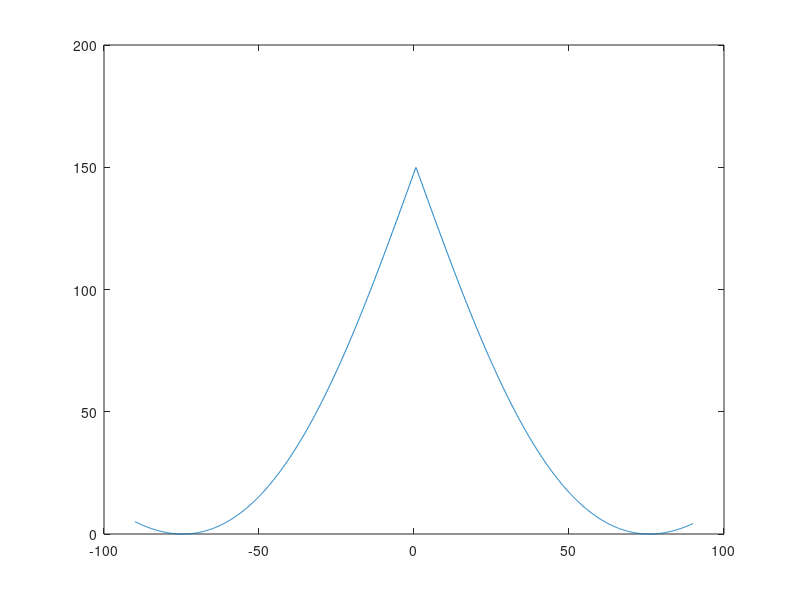

Recreate this plot in MATLAB.
clear, close all

r1 = 6771;
r2 = 26571;

th1 = 1.2693166;
th2 = -90:.1:90;


AB = r1*sqrt(2*(1-cosd(th1)));

GA = sqrt(r1^2 + r2^2 - 2*r1*r2*cosd(th2-th1));
GB = sqrt(r1^2 + r2^2 - 2*r1*r2*cosd(th2));

err = AB - abs(GB - GA);

figure
plot(th2, err)